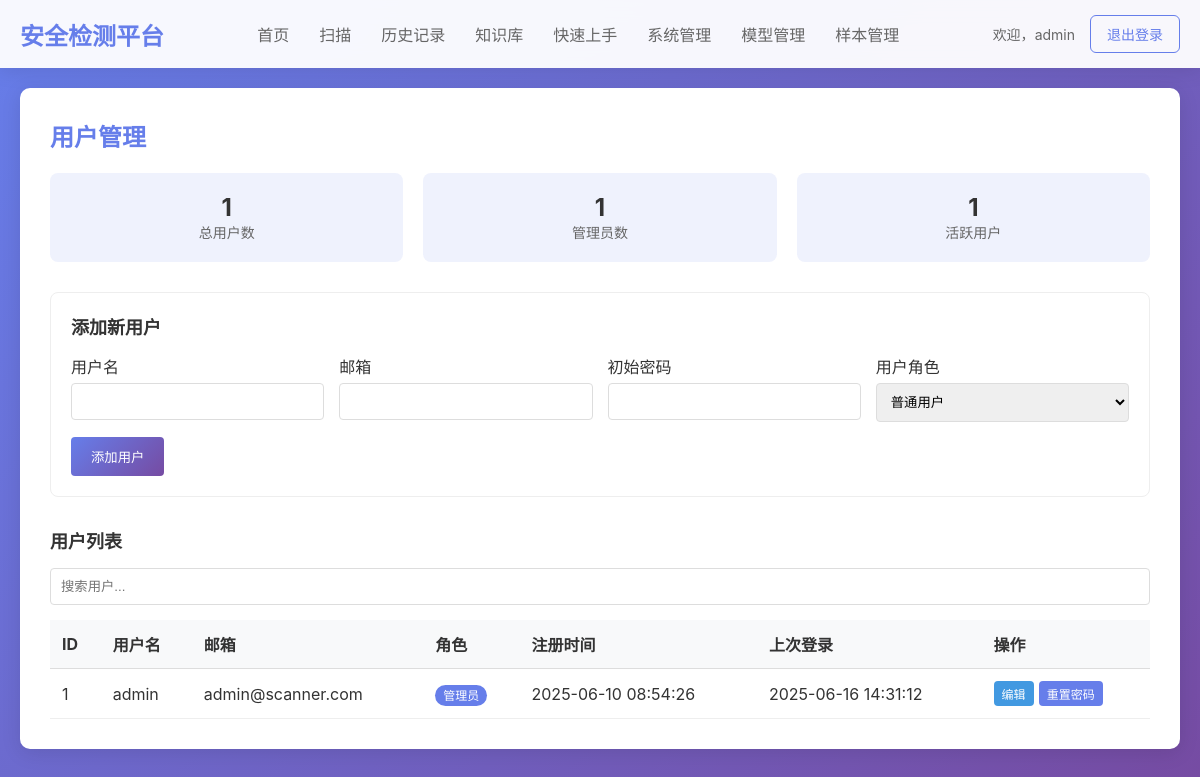
/admin/users (signed in), run on an earlier commit of the app's database.
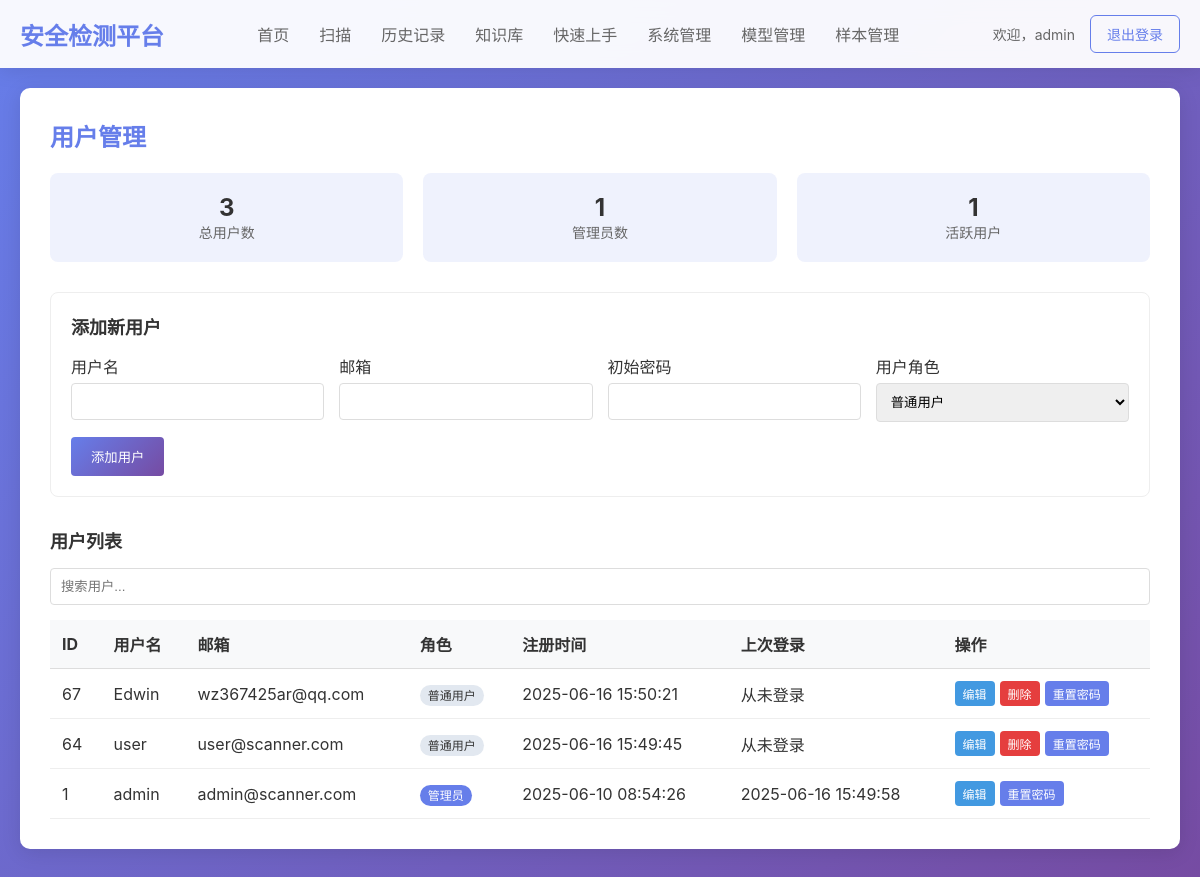
And on a later commit of the database.
### tables this page shows
CREATE TABLE users (
            id INTEGER PRIMARY KEY AUTOINCREMENT,
            username TEXT UNIQUE NOT NULL,
            email TEXT UNIQUE NOT NULL,
            password_hash TEXT NOT NULL,
            role TEXT DEFAULT 'user',
            created_at TIMESTAMP DEFAULT CURRENT_TIMESTAMP,
            last_login TIMESTAMP
        );

### app.py (the view)
@app.route('/admin/users')
@admin_required
def user_management():
    conn = sqlite3.connect('security_scanner.db')
    conn.row_factory = sqlite3.Row
    cursor = conn.cursor()
    cursor.execute('SELECT * FROM users ORDER BY created_at DESC')
    users = cursor.fetchall()
    cursor.execute('SELECT COUNT(*) FROM users')
    total_users = cursor.fetchone()[0]
    cursor.execute('SELECT COUNT(*) FROM users WHERE role = "admin"')
    admin_count = cursor.fetchone()[0]
    thirty_days_ago = datetime.now() - timedelta(days=30)
    cursor.execute('SELECT COUNT(*) FROM users WHERE last_login > ?',
                  (thirty_days_ago.strftime('%Y-%m-%d %H:%M:%S'),))
    active_users = cursor.fetchone()[0]
    conn.close()
    return render_template('user_management.html',
                          users=users,
                          total_users=total_users,
                          admin_count=admin_count,
                          active_users=active_users)

### app.py (called while the page is built)
def admin_required(view):
    @wraps(view)
    def wrapped_view(*args, **kwargs):
        if 'user_id' not in session:
            flash('请先登录', 'error')
            return redirect(url_for('login'))
        if session.get('role') != 'admin':
            flash('需要管理员权限', 'error')
            return redirect(url_for('index'))
        return view(*args, **kwargs)
    return wrapped_view

### templates/user_management.html (shortened to what this page needs)
{% extends "base.html" %}
{% block content %}
<div class="user-management-container" style="background: white; padding: 30px; border-radius: 10px; box-shadow: 0 4px 20px rgba(0,0,0,0.1); margin-bottom: 30px;">
    <h2 style="margin-bottom: 20px; color: #667eea;">用户管理</h2>
    <div style="display: flex; gap: 20px; margin-bottom: 30px; flex-wrap: wrap;">
        <div style="background: rgba(102, 126, 234, 0.1); padding: 20px; border-radius: 8px; min-width: 150px; text-align: center; flex: 1;">
            <div style="font-size: 24px; font-weight: bold;">{{ total_users }}</div>
            <div style="color: #666; font-size: 14px;">总用户数</div>
        </div>
        <div style="background: rgba(102, 126, 234, 0.1); padding: 20px; border-radius: 8px; min-width: 150px; text-align: center; flex: 1;">
            <div style="font-size: 24px; font-weight: bold;">{{ admin_count }}</div>
            <div style="color: #666; font-size: 14px;">管理员数</div>
        </div>
        <div style="background: rgba(102, 126, 234, 0.1); padding: 20px; border-radius: 8px; min-width: 150px; text-align: center; flex: 1;">
            <div style="font-size: 24px; font-weight: bold;">{{ active_users }}</div>
            <div style="color: #666; font-size: 14px;">活跃用户</div>
        </div>
    </div>
    <div style="margin-bottom: 30px; padding: 20px; border: 1px solid #eee; border-radius: 8px;">
        <h3 style="margin-bottom: 15px; font-size: 18px;">添加新用户</h3>
        <form method="POST" action="{{ url_for('add_user') }}">
            <div style="display: grid; grid-template-columns: repeat(auto-fit, minmax(200px, 1fr)); gap: 15px; margin-bottom: 15px;">
                <div>
                    <label style="display: block; margin-bottom: 5px; font-weight: 500;">用户名</label>
                    <input type="text" name="username" required style="width: 100%; padding: 10px; border: 1px solid #ddd; border-radius: 4px;">
                </div>
                <div>
                    <label style="display: block; margin-bottom: 5px; font-weight: 500;">邮箱</label>
                    <input type="email" name="email" required style="width: 100%; padding: 10px; border: 1px solid #ddd; border-radius: 4px;">
                </div>
                <div>
                    <label style="display: block; margin-bottom: 5px; font-weight: 500;">初始密码</label>
                    <input type="password" name="password" required style="width: 100%; padding: 10px; border: 1px solid #ddd; border-radius: 4px;">
                </div>
                <div>
                    <label style="display: block; margin-bottom: 5px; font-weight: 500;">用户角色</label>
                    <select name="role" style="width: 100%; padding: 10px; border: 1px solid #ddd; border-radius: 4px;">
                        <option value="user">普通用户</option>
                    </select>
                </div>
            </div>
            <button type="submit" style="background: linear-gradient(135deg, #667eea 0%, #764ba2 100%); color: white; padding: 10px 20px; border: none; border-radius: 4px; cursor: pointer;">添加用户</button>
        </form>
    </div>
    <div>
        <h3 style="margin-bottom: 15px; font-size: 18px;">用户列表</h3>
        <div style="margin-bottom: 15px;">
            <input type="text" id="userSearchInput" placeholder="搜索用户..." style="width: 100%; padding: 10px; border: 1px solid #ddd; border-radius: 4px;" onkeyup="filterUsers()">
        </div>
        <div style="overflow-x: auto;">
            <table style="width: 100%; border-collapse: collapse; text-align: left;" id="userTable">
                <thead>
                    <tr style="background: #f8f9fa;">
                        <th style="padding: 12px; border-bottom: 1px solid #ddd;">ID</th>
                        <th style="padding: 12px; border-bottom: 1px solid #ddd;">用户名</th>
                        <th style="padding: 12px; border-bottom: 1px solid #ddd;">邮箱</th>
                        <th style="padding: 12px; border-bottom: 1px solid #ddd;">角色</th>
                        <th style="padding: 12px; border-bottom: 1px solid #ddd;">注册时间</th>
                        <th style="padding: 12px; border-bottom: 1px solid #ddd;">上次登录</th>
                        <th style="padding: 12px; border-bottom: 1px solid #ddd;">操作</th>
                    </tr>
                </thead>
                <tbody>
                    {% for user in users %}
                    <tr>
                        <td style="padding: 12px; border-bottom: 1px solid #eee;">{{ user.id }}</td>
                        <td style="padding: 12px; border-bottom: 1px solid #eee;">{{ user.username }}</td>
                        <td style="padding: 12px; border-bottom: 1px solid #eee;">{{ user.email }}</td>
                        <td style="padding: 12px; border-bottom: 1px solid #eee;">
                            {% if user.role == 'admin' %}
                            <span style="background: #667eea; color: white; padding: 3px 8px; border-radius: 12px; font-size: 12px;">管理员</span>
                            {% else %}
                            <span style="background: #e2e8f0; color: #333; padding: 3px 8px; border-radius: 12px; font-size: 12px;">普通用户</span>
                            {% endif %}
                        </td>
                        <td style="padding: 12px; border-bottom: 1px solid #eee;">{{ user.created_at }}</td>
                        <td style="padding: 12px; border-bottom: 1px solid #eee;">{{ user.last_login or '从未登录' }}</td>
                        <td style="padding: 12px; border-bottom: 1px solid #eee;">
                            <div style="display: flex; gap: 5px;">
                                <a href="{{ url_for('edit_user', user_id=user.id) }}" style="text-decoration: none; background: #4299e1; color: white; padding: 4px 8px; border-radius: 4px; font-size: 12px;">编辑</a>
                                {% if user.username != 'admin' %}
                                <form method="POST" action="{{ url_for('delete_user', user_id=user.id) }}" onsubmit="return confirm('确定要删除此用户吗？');">
                                    <button type="submit" style="background: #e53e3e; color: white; border: none; padding: 4px 8px; border-radius: 4px; cursor: pointer; font-size: 12px;">删除</button>
                                </form>
                                {% endif %}
                                <form method="POST" action="{{ url_for('reset_password', user_id=user.id) }}">
                                    <button type="submit" style="background: #667eea; color: white; border: none; padding: 4px 8px; border-radius: 4px; cursor: pointer; font-size: 12px;">重置密码</button>
                                </form>
                            </div>
                        </td>
                    </tr>
                    {% endfor %}
                </tbody>
            </table>
        </div>
    </div>
</div>
{% endblock %}

### templates/base.html (shortened to what this page needs)
<!DOCTYPE html>
<html lang="zh-CN">
<head>
</head>
<body>
    {% if session.user_id %}
    <nav class="navbar">
        <div class="navbar-content">
            <a href="{{ url_for('index') }}" class="logo">安全检测平台</a>
            <ul class="nav-links">
                <li><a href="{{ url_for('index') }}" {% if request.path == '/' %}class="active"{% endif %}>首页</a></li>
                <li><a href="{{ url_for('scan') }}" {% if request.path == '/scan' %}class="active"{% endif %}>扫描</a></li>
                <li><a href="{{ url_for('history') }}" {% if request.path == '/history' %}class="active"{% endif %}>历史记录</a></li>
                <li><a href="{{ url_for('knowledge') }}" {% if request.path == '/knowledge' %}class="active"{% endif %}>知识库</a></li>
                <li><a href="{{ url_for('guide') }}" {% if request.path == '/guide' %}class="active"{% endif %}>快速上手</a></li>
                {% if session.role == 'admin' %}
                <li><a href="{{ url_for('admin') }}" class="{% if request.endpoint == 'admin' %}active{% endif %}">系统管理</a></li>
                <li><a href="{{ url_for('model_management') }}" class="{% if request.endpoint == 'model_management' %}active{% endif %}">模型管理</a></li>
                <li><a href="{{ url_for('sample_management') }}" class="{% if request.endpoint == 'sample_management' %}active{% endif %}">样本管理</a></li>
                {% endif %}
            </ul>
            <div class="user-menu">
                <span class="user-info">欢迎，{{ session.username }}</span>
                <a href="{{ url_for('logout') }}" class="btn btn-outline">退出登录</a>
            </div>
        </div>
    </nav>
    {% endif %}
    <div class="container">
        {% block content %}{% endblock %}
    </div>
</body>
</html>

### templates/base.html (style rules this page uses)
* { margin: 0; padding: 0; box-sizing: border-box; }
body { font-family: 'Microsoft YaHei', -apple-system, BlinkMacSystemFont, 'Segoe UI', sans-serif; background: linear-gradient(135deg, #667eea 0%, #764ba2 100%); min-height: 100vh; color: #333; }
.navbar { background: rgba(255, 255, 255, 0.95); backdrop-filter: blur(10px); padding: 15px 0; box-shadow: 0 2px 20px rgba(0,0,0,0.1); position: sticky; top: 0; z-index: 100; }
.navbar-content { max-width: 1200px; margin: 0 auto; padding: 0 20px; display: flex; justify-content: space-between; align-items: center; }
.logo { font-size: 24px; font-weight: 700; color: #667eea; text-decoration: none; }
.nav-links { display: flex; gap: 30px; list-style: none; }
.nav-links a { color: #666; text-decoration: none; font-weight: 500; transition: color 0.3s ease; }
.user-menu { display: flex; align-items: center; gap: 15px; }
.user-info { color: #666; font-size: 14px; }
.btn { padding: 8px 16px; border: none; border-radius: 6px; text-decoration: none; font-size: 14px; font-weight: 500; cursor: pointer; transition: all 0.3s ease; display: inline-block; }
.btn-outline { background: transparent; color: #667eea; border: 1px solid #667eea; }
.container { max-width: 1200px; margin: 0 auto; padding: 20px; }

What changed in the data, as far as the page shows it:
added users: id "67", username "Edwin", email "wz367425ar@qq.com", role "普通用户", created_at "2025-06-16 15:50:21", last_login "从未登录"
added users: id "64", username "user", email "user@scanner.com", role "普通用户", created_at "2025-06-16 15:49:45", last_login "从未登录"
changed users "admin": last_login "2025-06-16 14:31:12" → "2025-06-16 15:49:58"
Also different on the page:
{{ total_users }}: "1" → "3"
